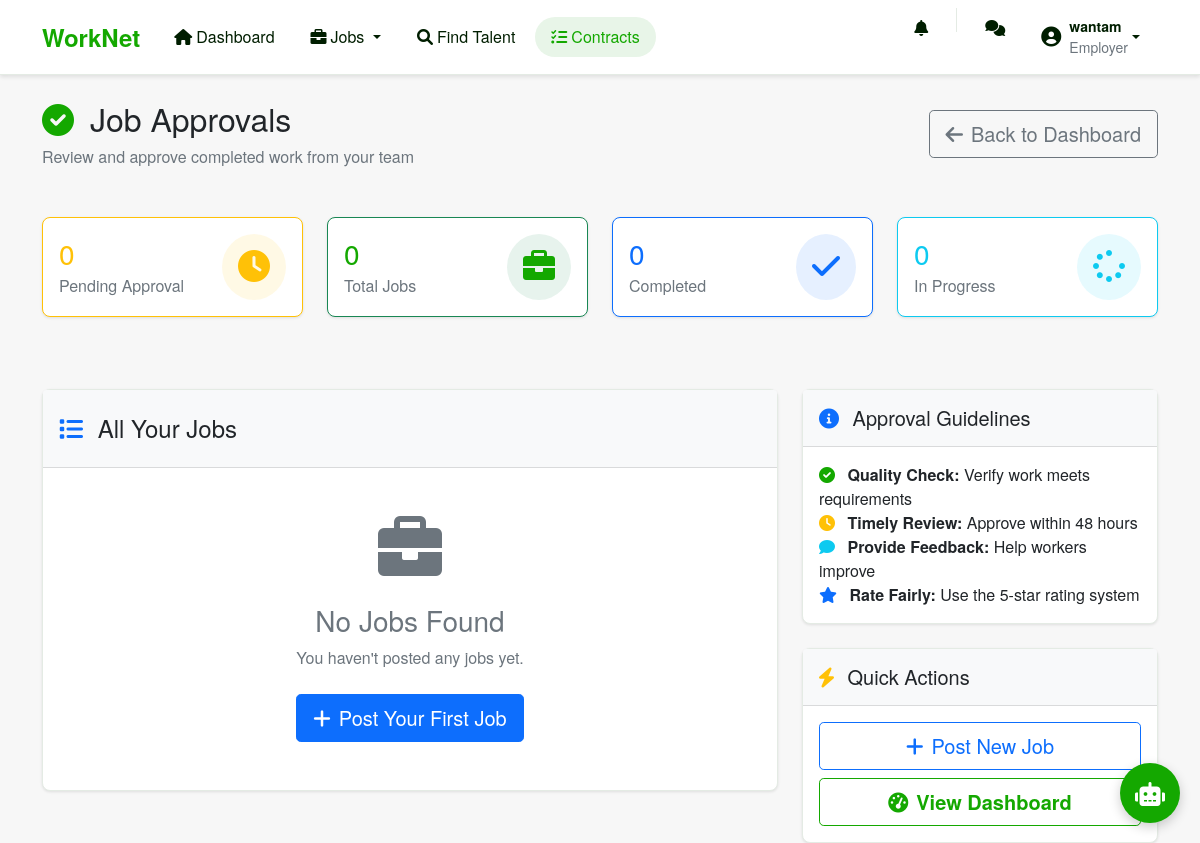
The page /employer/approvals/ (signed in) on the database as committed earlier.
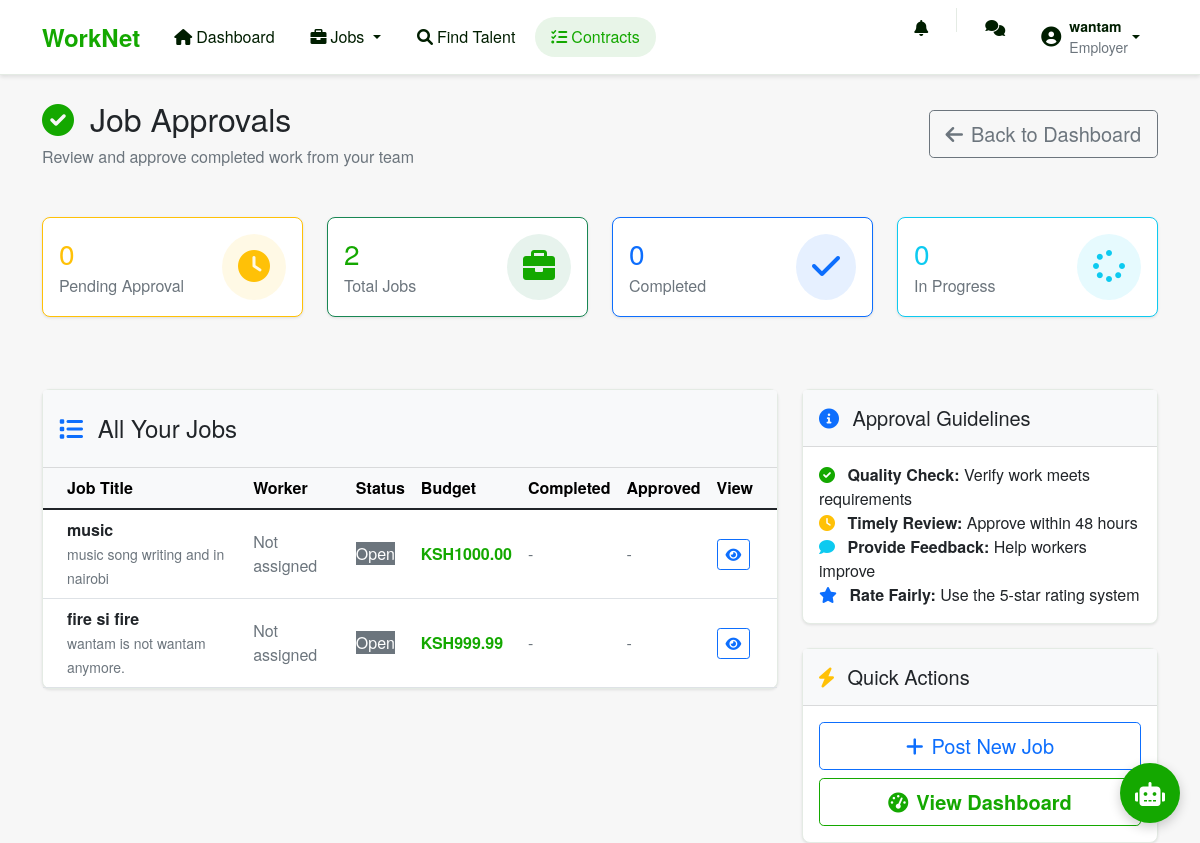
The same page on the database as committed later.
### matcher/models.py (models this page shows, shortened)
class JobRequest(models.Model):
    JOB_STATUS = (
        ('open', 'Open'),
        ('in_progress', 'In Progress'),
        ('completed', 'Completed'),
        ('cancelled', 'Cancelled'),
    )
    employer = models.ForeignKey(WorkerProfile, on_delete=models.CASCADE, limit_choices_to={'user_type': 'employer'})
    title = models.CharField(max_length=200)
    description = models.TextField()
    required_skills = models.ManyToManyField(Skill)
    location = models.CharField(max_length=255)
    latitude = models.FloatField(null=True, blank=True)
    longitude = models.FloatField(null=True, blank=True)
    budget = models.DecimalField(max_digits=10, decimal_places=2, null=True, blank=True)
    status = models.CharField(max_length=20, choices=JOB_STATUS, default='open')
    assigned_worker = models.ForeignKey(WorkerProfile, on_delete=models.SET_NULL, null=True, blank=True, related_name='assigned_jobs')
    worker_completion_date = models.DateTimeField(null=True, blank=True)
    employer_approval_date = models.DateTimeField(null=True, blank=True)
    worker_signature = models.TextField(blank=True)
    employer_signature = models.TextField(blank=True)
    completed_successfully = models.BooleanField(default=False)
    created_at = models.DateTimeField(auto_now_add=True)
    updated_at = models.DateTimeField(auto_now=True)
    def get_assigned_worker(self):
        try:
            accepted_application = self.jobapplication_set.get(status='accepted')
            return accepted_application.worker
        except JobApplication.DoesNotExist:
            return None
    def can_be_approved_by_employer(self):
        return (self.status == 'in_progress' and
                self.worker_completion_date is not None and
                self.employer_approval_date is None)

### matcher/views.py (the view)
# urls.py: path('employer/approvals/', views.employer_approvals, name='employer_approvals'),
@login_required
def employer_approvals(request):
    if request.user.workerprofile.user_type != 'employer':
        messages.error(request, 'This page is only available for employers.')
        return redirect('dashboard')
    employer = request.user.workerprofile
    jobs_to_approve = JobRequest.objects.filter(
        employer=employer,
        status='in_progress',
        worker_completion_date__isnull=False,
        employer_approval_date__isnull=True
    )
    all_jobs = JobRequest.objects.filter(employer=employer).order_by('-created_at')
    completed_jobs_count = JobRequest.objects.filter(
        employer=employer,
        status='completed'
    ).count()
    in_progress_jobs_count = JobRequest.objects.filter(
        employer=employer,
        status='in_progress'
    ).count()
    return render(request, 'jobs/employer_approvals.html', {
        'jobs_to_approve': jobs_to_approve,
        'all_jobs': all_jobs,
        'completed_jobs_count': completed_jobs_count,
        'in_progress_jobs_count': in_progress_jobs_count
    })

### matcher/templates/jobs/employer_approvals.html (shortened to what the changed rows need)
{% extends 'base.html' %}
{% load static %}
{% block content %}
<div class="row fade-in">
    <div class="col-12">
        <div class="d-flex justify-content-between align-items-center mb-5">
            <div>
                <h1 class="h2 mb-2">
                    <i class="fas fa-check-circle me-3 text-success"></i>Job Approvals
                </h1>
            </div>
        </div>
        <div class="row mb-5">
            <div class="col-xl-3 col-md-6 mb-4">
                <div class="card approval-card border-success">
                    <div class="card-body">
                        <div class="d-flex align-items-center">
                            <div class="flex-grow-1">
                                <h3 class="card-title text-success mb-1">{{ all_jobs.count }}</h3>
                                <p class="card-text text-muted mb-0">Total Jobs</p>
                            </div>
                        </div>
                    </div>
                </div>
            </div>
        </div>
        <div class="row">
            <div class="col-lg-8">
                <div class="card approval-card">
                    <div class="card-body p-0">
                        {% if all_jobs %}
                        <div class="table-responsive">
                            <table class="table table-hover align-middle mb-0">
                                <thead class="table-light">
                                    <tr>
                                        <th class="ps-4">Job Title</th>
                                        <th>Worker</th>
                                        <th>Status</th>
                                        <th>Budget</th>
                                        <th>Completed</th>
                                        <th>Approved</th>
                                        <th class="pe-4">View</th>
                                    </tr>
                                </thead>
                                <tbody>
                                    {% for job in all_jobs %}
                                    <tr class="hover-lift">
                                        <td class="ps-4">
                                            <div>
                                                <strong class="d-block">{{ job.title }}</strong>
                                                <small class="text-muted">{{ job.description|truncatewords:8 }}</small>
                                            </div>
                                        </td>
                                        <td>
                                            {% if job.get_assigned_worker %}
                                                <div class="d-flex align-items-center">
                                                    <div class="flex-shrink-0">
                                                    <div class="flex-grow-1 ms-2">
                                                        {{ job.get_assigned_worker.user.username }}
                                                    </div>
                                                </div>
                                            {% else %}
                                                <span class="text-muted">Not assigned</span>
                                            {% endif %}
                                        </td>
                                        <td>
                                            {% with status=job.status %}
                                            <span class="status-badge
                                                {% if status == 'completed' %}bg-success text-white
                                                {% elif status == 'in_progress' %}bg-info text-white
                                                {% elif status == 'pending_approval' %}bg-warning text-dark
                                                {% else %}bg-secondary text-white{% endif %}">
                                                {{ job.get_status_display }}
                                            </span>
                                            {% endwith %}
                                        </td>
                                        <td>
                                            <strong class="text-success">KSH{{ job.budget }}</strong>
                                        </td>
                                        <td>
                                            {% if job.worker_completion_date %}
                                                <span class="text-success">
                                                    <i class="fas fa-check me-1"></i>
                                                    {{ job.worker_completion_date|date:"M d" }}
                                                </span>
                                            {% else %}
                                                <span class="text-muted">-</span>
                                            {% endif %}
                                        </td>
                                        <td>
                                            {% if job.employer_approval_date %}
                                                <span class="text-success">
                                                    <i class="fas fa-check-double me-1"></i>
                                                    {{ job.employer_approval_date|date:"M d" }}
                                                </span>
                                            {% else %}
                                                <span class="text-muted">-</span>
                                            {% endif %}
                                        </td>
                                        <td class="pe-4">
                                            <div class="btn-group btn-group-sm">
                                                <a href="{% url 'job_detail' job.id %}" class="btn btn-outline-primary"
                                                   data-bs-toggle="tooltip" title="View Details">
                                                    <i class="fas fa-eye"></i>
                                                </a>
                                            </div>
                                        </td>
                                    </tr>
                                    {% endfor %}
                                </tbody>
                            </table>
                        </div>
                        {% else %}
                        <div class="text-center py-5">
                            <i class="fas fa-briefcase fa-4x text-muted mb-4"></i>
                            <h3 class="text-muted">No Jobs Found</h3>
                            <p class="text-muted mb-4">You haven't posted any jobs yet.</p>
                            <a href="{% url 'job_create' %}" class="btn btn-primary btn-lg">
                                <i class="fas fa-plus me-2"></i>Post Your First Job
                            </a>
                        </div>
                        {% endif %}
                    </div>
                </div>
            </div>
        </div>
    </div>
</div>
{% endblock %}

Rows that differ between the two databases and show on the page:
added JobRequest: title "music", description "music song writing and in nairobi", shows "Not assigned", status "Open", budget "1000.00"
added JobRequest: title "fire si fire", description "wantam is not wantam anymore.", shows "Not assigned", status "Open", budget "999.99"
Other text that changed with them:
{{ all_jobs.count }}: "0" → "2"
text no longer shown: "No Jobs Found You haven't posted any jobs yet. Post Your First Job"
text now shown: "Job Title Worker Status Budget Completed Approved View"
